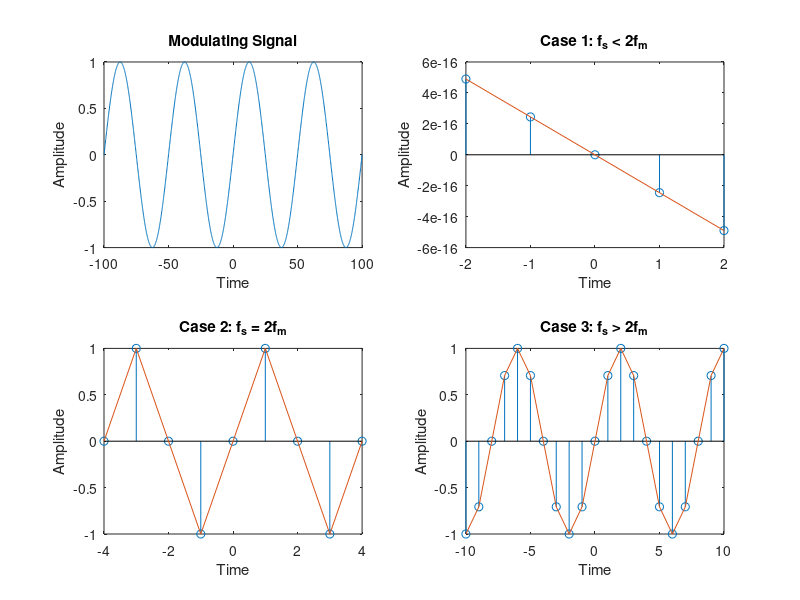

Reproduce this figure in MATLAB.
%Define properties for modulating signal
fm=0.02;
t=-100:0.1:100;            
subplot(2,2,1);
plot(t,sin(2*pi*fm*t));
title('Modulating Signal')
xlabel('Time')
ylabel('Amplitude')

%Plot various cases 

%Case 1: fs<2fm
n=-2:2;
subplot(2,2,2);
stem(n,sin(2*pi*n));    %fm/fs=1
hold on;
subplot(2,2,2);
plot(n,sin(2*pi*n));
title('Case 1: f_s < 2f_m')
xlabel('Time')
ylabel('Amplitude')

%Case 2: fs=2fm
n=-4:4;
subplot(2,2,3);
stem(n,sin(0.5*pi*n));  %fm/fs=0.5   
hold on;
subplot(2,2,3);
plot(n,sin(0.5*pi*n));
title('Case 2: f_s = 2f_m')
xlabel('Time')
ylabel('Amplitude')

%Case 3: fs>2fm
n=-10:10;
subplot(2,2,4);
stem(n,sin(.25*pi*n)); %fm/fs=0.25 
hold on;
subplot(2,2,4);
plot(n,sin(.25*pi*n));
title('Case 3: f_s > 2f_m')
xlabel('Time')
ylabel('Amplitude')

